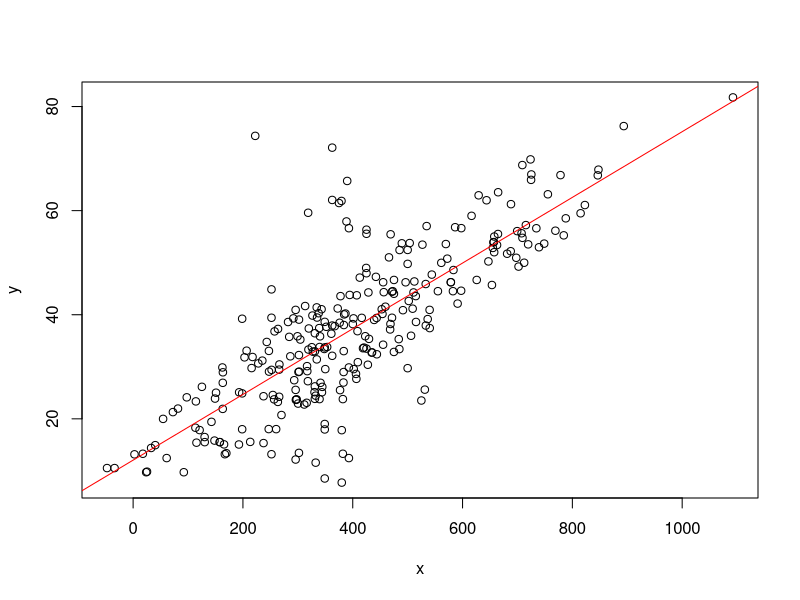

Write R code to recreate this figure.
d<-read.csv(file="ConcreteData.csv")
make.names(names(d))
d

x<-d$Cement 
y<-d$Concrete.compressive.strength
model<-lm(y ~ x)  # lm() creates a linear model

plot(x,y)
abline(model, col='red')  # adds the model line to the plot

summary(model)

new <- data.frame((x = c(198.6,412.8, 616.4)))  # creating new values for Cement
pred.conf <- predict(model, new, interval="confidence", level=0.95)  #making predictions
pred.conf

pred.pred <- predict(model, new, interval="prediction", level=0.95)
pred.pred

p <- predict(model, new)  # estimated  values of Y for new values of X
q <- c(24.89, 47.13, 59)  # true values of Y for new values of X

sse <- sum((q - p)^2)
sst <- sum((y-mean(y))^2)
pseudo_r2 <- 1 - sse/sst
pseudo_r2

# multiple linear regression
x1<-d$Cement
x2<-d$Blast.Furnace.Slag
mult_model <- lm(y ~ x1+x2)
summary(mult_model)